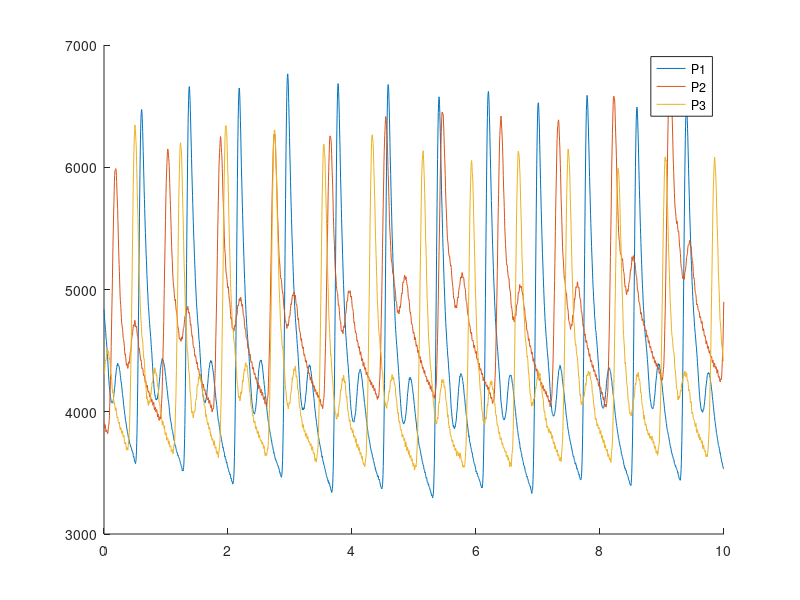

Reproduce this figure in MATLAB. (Note: this script raises an error after producing the figure.)
%% Lena Castel-Wohnlich and Wolfgang Fuchs present: 
% Determination of ejection duration and flow model using pressure curves

%% Load Data, define important variables
clear;
close all;
load("Project3_02_Data.mat");
fs=250;                             %Sampling f; all freq in Hz
L= length(struct(1).pressure);      %Luckily all measurments of equal L


%% Visualize data
% Plot data
figure; hold on 
t= (0:L-1) *1/fs;
plot(t,struct(1).pressure,t,struct(2).pressure,t,struct(3).pressure)
legend("P1","P2","P3")

% Plot spectra
[P1,f1]=calculateSpectrum(fft(struct(1).pressure),fs);
[P2,f2]=calculateSpectrum(fft(struct(2).pressure),fs);
[P3,f3]=calculateSpectrum(fft(struct(3).pressure),fs);
figure; hold on
subplot(3,1,1); semilogy(f1,P1); title("FFT of Signal #1"); xlabel("Frequency [Hz]")
subplot(3,1,2); semilogy(f2,P2); title("FFT of Signal #2"); xlabel("Frequency [Hz]")
subplot(3,1,3); semilogy(f3,P3); title("FFT of Signal #3"); xlabel("Frequency [Hz]")

%% Filter 
% FFT suggests signal below and noise above 20Hz; 60Hz peak= powerline noise; 
% What is the 40Hz peak ?? Signal or noise? 40Hz noise?
% Filter toolbox: Creation of Lowpass with fc =30
% -> IIR filter with minimum order selcted (eliptic window)
f_c_L=30;

struct(1).x=filtfilt(IIR_Lowpass(f_c_L).sosMatrix, IIR_Lowpass(f_c_L).ScaleValues,struct(1).pressure);
struct(2).x=filtfilt(IIR_Lowpass(f_c_L).sosMatrix, IIR_Lowpass(f_c_L).ScaleValues,struct(2).pressure);
struct(3).x=filtfilt(IIR_Lowpass(f_c_L).sosMatrix, IIR_Lowpass(f_c_L).ScaleValues,struct(3).pressure);
figure; hold on
subplot(3,1,1);plot(t,struct(1).pressure,t,struct(1).x); xlabel("time (s)")
subplot(3,1,2);plot(t,struct(2).pressure,t,struct(2).x); xlabel("time (s)")
subplot(3,1,3);plot(t,struct(3).pressure,t,struct(3).x); xlabel("time (s)")

%% Split to single beats and scale plots
% using findpeaks, we detect the lowest values, where we assume a single
% beat starts. 
% 1 Pa = 133,322 mmHg


for i = 1:3
    
[struct(i).peak,struct(i).location] = findpeaks(-struct(i).x,t,'MinPeakDistance', 0.5);
struct(i).location = struct(i).location *fs/1;

for ii = 1:(length(struct(i).location)-1)
    a = struct(i).location(ii);
    b = struct(i).location(ii+1);
    struct(i).singlebeat(ii).signal = struct(i).x(round(a):round(b));           % round to create integer
    struct(i).singlebeat(ii).time = (0:length(struct(i).singlebeat(ii).signal)-1) *1/fs;
end
end 

mmHg_Pa = 0.02; % change of unit --> I don't know which unit it is


figure; title("Single beats #1");hold on;
for ii = 1:length(struct(1).location)-1
    plot(struct(1).singlebeat(ii).time,struct(1).singlebeat(ii).signal*mmHg_Pa); xlabel("time (s)")
    ylim([struct(1).dbp struct(1).sbp])
end


figure; title("Single beats #2");
for ii = 1:length(struct(2).location)-1
    hold on; 
    plot(struct(2).singlebeat(ii).time,struct(2).singlebeat(ii).signal*mmHg_Pa); xlabel("time (s)")
    ylim([struct(2).dbp struct(2).sbp])
end

figure; title("Single beats #3");
for ii = 1:length(struct(3).location)-1
    hold on; 
    plot(struct(3).singlebeat(ii).time,struct(3).singlebeat(ii).signal*mmHg_Pa); xlabel("time (s)")
    ylim([struct(3).dbp struct(3).sbp])
end


% figure; hold on
% subplot(3,1,1); plot(struct(1).x); hold on; plot(struct(1).location,-struct(1).peak,'x')
% subplot(3,1,2); plot(struct(2).x); hold on; plot(struct(2).location,-struct(2).peak,'x')
% subplot(3,1,3); plot(struct(3).x); hold on; plot(struct(3).location,-struct(3).peak,'x')
% xlabel("time (s)")
% this was just for testing if it fits

